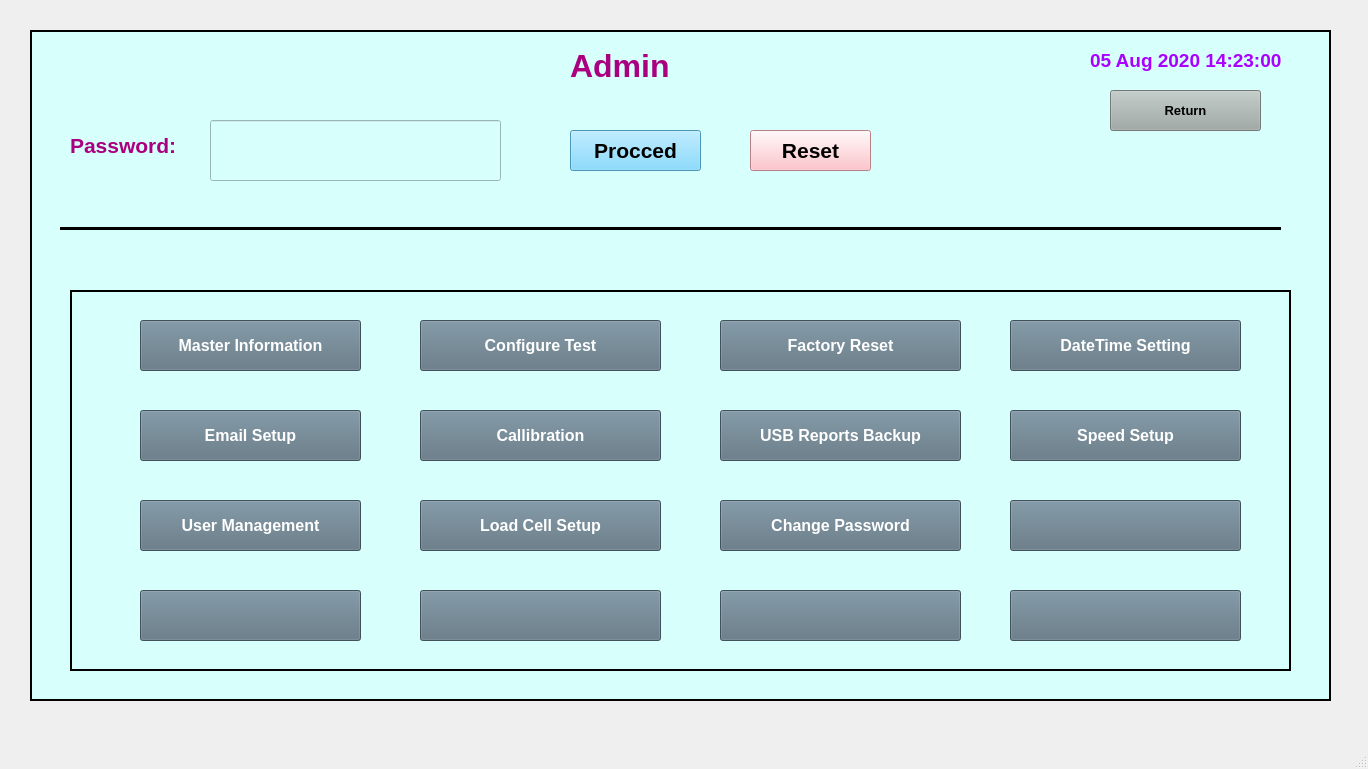
<?xml version="1.0" encoding="UTF-8"?>
<ui version="4.0">
 <class>MainWindow</class>
 <widget class="QMainWindow" name="MainWindow">
  <property name="geometry">
   <rect>
    <x>0</x>
    <y>0</y>
    <width>1368</width>
    <height>769</height>
   </rect>
  </property>
  <property name="windowTitle">
   <string>MainWindow</string>
  </property>
  <widget class="QWidget" name="centralwidget">
   <widget class="QFrame" name="frame">
    <property name="geometry">
     <rect>
      <x>30</x>
      <y>30</y>
      <width>1301</width>
      <height>671</height>
     </rect>
    </property>
    <property name="cursor">
     <cursorShape>ArrowCursor</cursorShape>
    </property>
    <property name="styleSheet">
     <string notr="true">background-color: rgb(215, 255, 252);</string>
    </property>
    <property name="frameShape">
     <enum>QFrame::Box</enum>
    </property>
    <property name="frameShadow">
     <enum>QFrame::Plain</enum>
    </property>
    <property name="lineWidth">
     <number>2</number>
    </property>
    <widget class="QPushButton" name="pushButton">
     <property name="geometry">
      <rect>
       <x>540</x>
       <y>100</y>
       <width>131</width>
       <height>41</height>
      </rect>
     </property>
     <property name="font">
      <font>
       <family>Arial</family>
       <pointsize>16</pointsize>
       <weight>75</weight>
       <bold>true</bold>
      </font>
     </property>
     <property name="styleSheet">
      <string notr="true">background-color: rgb(105, 210, 255);</string>
     </property>
     <property name="text">
      <string>Procced</string>
     </property>
    </widget>
    <widget class="QLabel" name="label_2">
     <property name="geometry">
      <rect>
       <x>540</x>
       <y>10</y>
       <width>121</width>
       <height>51</height>
      </rect>
     </property>
     <property name="font">
      <font>
       <family>Arial</family>
       <pointsize>24</pointsize>
       <weight>75</weight>
       <bold>true</bold>
      </font>
     </property>
     <property name="styleSheet">
      <string notr="true">color: rgb(170, 0, 127);</string>
     </property>
     <property name="text">
      <string>Admin</string>
     </property>
    </widget>
    <widget class="QLabel" name="label_47">
     <property name="geometry">
      <rect>
       <x>1060</x>
       <y>10</y>
       <width>231</width>
       <height>41</height>
      </rect>
     </property>
     <property name="font">
      <font>
       <family>Arial</family>
       <pointsize>14</pointsize>
       <weight>75</weight>
       <bold>true</bold>
       <underline>false</underline>
      </font>
     </property>
     <property name="styleSheet">
      <string notr="true">color: rgb(170, 0, 255);</string>
     </property>
     <property name="text">
      <string>05 Aug 2020 14:23:00</string>
     </property>
     <property name="alignment">
      <set>Qt::AlignLeading|Qt::AlignLeft|Qt::AlignVCenter</set>
     </property>
    </widget>
    <widget class="QPushButton" name="pushButton_6">
     <property name="geometry">
      <rect>
       <x>1080</x>
       <y>60</y>
       <width>151</width>
       <height>41</height>
      </rect>
     </property>
     <property name="font">
      <font>
       <family>Arial</family>
       <pointsize>10</pointsize>
       <weight>75</weight>
       <bold>true</bold>
      </font>
     </property>
     <property name="cursor">
      <cursorShape>ArrowCursor</cursorShape>
     </property>
     <property name="styleSheet">
      <string notr="true">background-color: rgb(159, 170, 166);</string>
     </property>
     <property name="text">
      <string>Return</string>
     </property>
     <property name="flat">
      <bool>false</bool>
     </property>
    </widget>
    <widget class="QLineEdit" name="lineEdit">
     <property name="geometry">
      <rect>
       <x>180</x>
       <y>90</y>
       <width>291</width>
       <height>61</height>
      </rect>
     </property>
     <property name="font">
      <font>
       <family>Arial</family>
       <pointsize>22</pointsize>
      </font>
     </property>
     <property name="echoMode">
      <enum>QLineEdit::Password</enum>
     </property>
    </widget>
    <widget class="QLabel" name="label_3">
     <property name="geometry">
      <rect>
       <x>40</x>
       <y>90</y>
       <width>121</width>
       <height>51</height>
      </rect>
     </property>
     <property name="font">
      <font>
       <family>Arial</family>
       <pointsize>16</pointsize>
       <weight>75</weight>
       <bold>true</bold>
      </font>
     </property>
     <property name="styleSheet">
      <string notr="true">color: rgb(170, 0, 127);</string>
     </property>
     <property name="text">
      <string>Password:</string>
     </property>
    </widget>
    <widget class="QPushButton" name="pushButton_7">
     <property name="geometry">
      <rect>
       <x>720</x>
       <y>100</y>
       <width>121</width>
       <height>41</height>
      </rect>
     </property>
     <property name="font">
      <font>
       <family>Arial</family>
       <pointsize>16</pointsize>
       <weight>75</weight>
       <bold>true</bold>
      </font>
     </property>
     <property name="styleSheet">
      <string notr="true">background-color: rgb(255, 180, 188);</string>
     </property>
     <property name="text">
      <string>Reset</string>
     </property>
    </widget>
    <widget class="Line" name="line">
     <property name="geometry">
      <rect>
       <x>30</x>
       <y>190</y>
       <width>1221</width>
       <height>16</height>
      </rect>
     </property>
     <property name="frameShadow">
      <enum>QFrame::Plain</enum>
     </property>
     <property name="lineWidth">
      <number>3</number>
     </property>
     <property name="orientation">
      <enum>Qt::Horizontal</enum>
     </property>
    </widget>
    <widget class="QFrame" name="frame_2">
     <property name="geometry">
      <rect>
       <x>40</x>
       <y>260</y>
       <width>1221</width>
       <height>381</height>
      </rect>
     </property>
     <property name="frameShape">
      <enum>QFrame::Box</enum>
     </property>
     <property name="frameShadow">
      <enum>QFrame::Plain</enum>
     </property>
     <property name="lineWidth">
      <number>2</number>
     </property>
     <widget class="QPushButton" name="pushButton_4">
      <property name="geometry">
       <rect>
        <x>70</x>
        <y>30</y>
        <width>221</width>
        <height>51</height>
       </rect>
      </property>
      <property name="font">
       <font>
        <family>Arial</family>
        <pointsize>12</pointsize>
        <weight>75</weight>
        <bold>true</bold>
       </font>
      </property>
      <property name="styleSheet">
       <string notr="true">background-color: rgb(91, 113, 127);
color: rgb(255, 255, 255);</string>
      </property>
      <property name="text">
       <string>Master Information</string>
      </property>
     </widget>
     <widget class="QPushButton" name="pushButton_2">
      <property name="geometry">
       <rect>
        <x>350</x>
        <y>30</y>
        <width>241</width>
        <height>51</height>
       </rect>
      </property>
      <property name="font">
       <font>
        <family>Arial</family>
        <pointsize>12</pointsize>
        <weight>75</weight>
        <bold>true</bold>
       </font>
      </property>
      <property name="styleSheet">
       <string notr="true">background-color: rgb(91, 113, 127);
color: rgb(255, 255, 255);</string>
      </property>
      <property name="text">
       <string>Configure Test</string>
      </property>
     </widget>
     <widget class="QPushButton" name="pushButton_5">
      <property name="geometry">
       <rect>
        <x>650</x>
        <y>30</y>
        <width>241</width>
        <height>51</height>
       </rect>
      </property>
      <property name="font">
       <font>
        <family>Arial</family>
        <pointsize>12</pointsize>
        <weight>75</weight>
        <bold>true</bold>
       </font>
      </property>
      <property name="styleSheet">
       <string notr="true">background-color: rgb(91, 113, 127);
color: rgb(255, 255, 255);</string>
      </property>
      <property name="text">
       <string>Factory Reset</string>
      </property>
     </widget>
     <widget class="QPushButton" name="pushButton_3">
      <property name="geometry">
       <rect>
        <x>940</x>
        <y>30</y>
        <width>231</width>
        <height>51</height>
       </rect>
      </property>
      <property name="font">
       <font>
        <family>Arial</family>
        <pointsize>12</pointsize>
        <weight>75</weight>
        <bold>true</bold>
       </font>
      </property>
      <property name="styleSheet">
       <string notr="true">background-color: rgb(91, 113, 127);
color: rgb(255, 255, 255);</string>
      </property>
      <property name="text">
       <string>DateTime Setting</string>
      </property>
     </widget>
     <widget class="QPushButton" name="pushButton_8">
      <property name="geometry">
       <rect>
        <x>70</x>
        <y>120</y>
        <width>221</width>
        <height>51</height>
       </rect>
      </property>
      <property name="font">
       <font>
        <family>Arial</family>
        <pointsize>12</pointsize>
        <weight>75</weight>
        <bold>true</bold>
       </font>
      </property>
      <property name="styleSheet">
       <string notr="true">background-color: rgb(91, 113, 127);
color: rgb(255, 255, 255);</string>
      </property>
      <property name="text">
       <string>Email Setup</string>
      </property>
     </widget>
     <widget class="QPushButton" name="pushButton_9">
      <property name="geometry">
       <rect>
        <x>350</x>
        <y>120</y>
        <width>241</width>
        <height>51</height>
       </rect>
      </property>
      <property name="font">
       <font>
        <family>Arial</family>
        <pointsize>12</pointsize>
        <weight>75</weight>
        <bold>true</bold>
       </font>
      </property>
      <property name="styleSheet">
       <string notr="true">background-color: rgb(91, 113, 127);
color: rgb(255, 255, 255);</string>
      </property>
      <property name="text">
       <string>Callibration</string>
      </property>
     </widget>
     <widget class="QPushButton" name="pushButton_10">
      <property name="geometry">
       <rect>
        <x>650</x>
        <y>120</y>
        <width>241</width>
        <height>51</height>
       </rect>
      </property>
      <property name="font">
       <font>
        <family>Arial</family>
        <pointsize>12</pointsize>
        <weight>75</weight>
        <bold>true</bold>
       </font>
      </property>
      <property name="styleSheet">
       <string notr="true">background-color: rgb(91, 113, 127);
color: rgb(255, 255, 255);</string>
      </property>
      <property name="text">
       <string>USB Reports Backup</string>
      </property>
     </widget>
     <widget class="QPushButton" name="pushButton_11">
      <property name="geometry">
       <rect>
        <x>940</x>
        <y>120</y>
        <width>231</width>
        <height>51</height>
       </rect>
      </property>
      <property name="font">
       <font>
        <family>Arial</family>
        <pointsize>12</pointsize>
        <weight>75</weight>
        <bold>true</bold>
       </font>
      </property>
      <property name="styleSheet">
       <string notr="true">background-color: rgb(91, 113, 127);
color: rgb(255, 255, 255);</string>
      </property>
      <property name="text">
       <string>Speed Setup</string>
      </property>
     </widget>
     <widget class="QPushButton" name="pushButton_12">
      <property name="geometry">
       <rect>
        <x>650</x>
        <y>210</y>
        <width>241</width>
        <height>51</height>
       </rect>
      </property>
      <property name="font">
       <font>
        <family>Arial</family>
        <pointsize>12</pointsize>
        <weight>75</weight>
        <bold>true</bold>
       </font>
      </property>
      <property name="styleSheet">
       <string notr="true">background-color: rgb(91, 113, 127);
color: rgb(255, 255, 255);</string>
      </property>
      <property name="text">
       <string>Change Password</string>
      </property>
     </widget>
     <widget class="QPushButton" name="pushButton_13">
      <property name="geometry">
       <rect>
        <x>70</x>
        <y>210</y>
        <width>221</width>
        <height>51</height>
       </rect>
      </property>
      <property name="font">
       <font>
        <family>Arial</family>
        <pointsize>12</pointsize>
        <weight>75</weight>
        <bold>true</bold>
       </font>
      </property>
      <property name="styleSheet">
       <string notr="true">background-color: rgb(91, 113, 127);
color: rgb(255, 255, 255);</string>
      </property>
      <property name="text">
       <string>User Management</string>
      </property>
     </widget>
     <widget class="QPushButton" name="pushButton_14">
      <property name="geometry">
       <rect>
        <x>940</x>
        <y>210</y>
        <width>231</width>
        <height>51</height>
       </rect>
      </property>
      <property name="font">
       <font>
        <family>Arial</family>
        <pointsize>12</pointsize>
        <weight>75</weight>
        <bold>true</bold>
       </font>
      </property>
      <property name="styleSheet">
       <string notr="true">background-color: rgb(91, 113, 127);
color: rgb(255, 255, 255);</string>
      </property>
      <property name="text">
       <string/>
      </property>
     </widget>
     <widget class="QPushButton" name="pushButton_15">
      <property name="geometry">
       <rect>
        <x>350</x>
        <y>210</y>
        <width>241</width>
        <height>51</height>
       </rect>
      </property>
      <property name="font">
       <font>
        <family>Arial</family>
        <pointsize>12</pointsize>
        <weight>75</weight>
        <bold>true</bold>
       </font>
      </property>
      <property name="styleSheet">
       <string notr="true">background-color: rgb(91, 113, 127);
color: rgb(255, 255, 255);</string>
      </property>
      <property name="text">
       <string>Load Cell Setup</string>
      </property>
     </widget>
     <widget class="QPushButton" name="pushButton_16">
      <property name="geometry">
       <rect>
        <x>70</x>
        <y>300</y>
        <width>221</width>
        <height>51</height>
       </rect>
      </property>
      <property name="font">
       <font>
        <family>Arial</family>
        <pointsize>12</pointsize>
        <weight>75</weight>
        <bold>true</bold>
       </font>
      </property>
      <property name="styleSheet">
       <string notr="true">background-color: rgb(91, 113, 127);
color: rgb(255, 255, 255);</string>
      </property>
      <property name="text">
       <string/>
      </property>
     </widget>
     <widget class="QPushButton" name="pushButton_17">
      <property name="geometry">
       <rect>
        <x>350</x>
        <y>300</y>
        <width>241</width>
        <height>51</height>
       </rect>
      </property>
      <property name="font">
       <font>
        <family>Arial</family>
        <pointsize>12</pointsize>
        <weight>75</weight>
        <bold>true</bold>
       </font>
      </property>
      <property name="styleSheet">
       <string notr="true">background-color: rgb(91, 113, 127);
color: rgb(255, 255, 255);</string>
      </property>
      <property name="text">
       <string/>
      </property>
     </widget>
     <widget class="QPushButton" name="pushButton_18">
      <property name="geometry">
       <rect>
        <x>650</x>
        <y>300</y>
        <width>241</width>
        <height>51</height>
       </rect>
      </property>
      <property name="font">
       <font>
        <family>Arial</family>
        <pointsize>12</pointsize>
        <weight>75</weight>
        <bold>true</bold>
       </font>
      </property>
      <property name="styleSheet">
       <string notr="true">background-color: rgb(91, 113, 127);
color: rgb(255, 255, 255);</string>
      </property>
      <property name="text">
       <string/>
      </property>
     </widget>
     <widget class="QPushButton" name="pushButton_19">
      <property name="geometry">
       <rect>
        <x>940</x>
        <y>300</y>
        <width>231</width>
        <height>51</height>
       </rect>
      </property>
      <property name="font">
       <font>
        <family>Arial</family>
        <pointsize>12</pointsize>
        <weight>75</weight>
        <bold>true</bold>
       </font>
      </property>
      <property name="styleSheet">
       <string notr="true">background-color: rgb(91, 113, 127);
color: rgb(255, 255, 255);</string>
      </property>
      <property name="text">
       <string/>
      </property>
     </widget>
    </widget>
    <widget class="QLabel" name="label_4">
     <property name="geometry">
      <rect>
       <x>30</x>
       <y>20</y>
       <width>81</width>
       <height>51</height>
      </rect>
     </property>
     <property name="font">
      <font>
       <family>Arial</family>
       <pointsize>24</pointsize>
       <weight>75</weight>
       <bold>true</bold>
      </font>
     </property>
     <property name="styleSheet">
      <string notr="true">color: rgb(170, 0, 127);</string>
     </property>
     <property name="text">
      <string/>
     </property>
     <property name="pixmap">
      <pixmap>../images/AE_LOGO.jpg</pixmap>
     </property>
    </widget>
   </widget>
  </widget>
  <widget class="QMenuBar" name="menubar">
   <property name="geometry">
    <rect>
     <x>0</x>
     <y>0</y>
     <width>1368</width>
     <height>21</height>
    </rect>
   </property>
  </widget>
  <widget class="QStatusBar" name="statusbar"/>
 </widget>
 <resources/>
 <connections/>
</ui>
